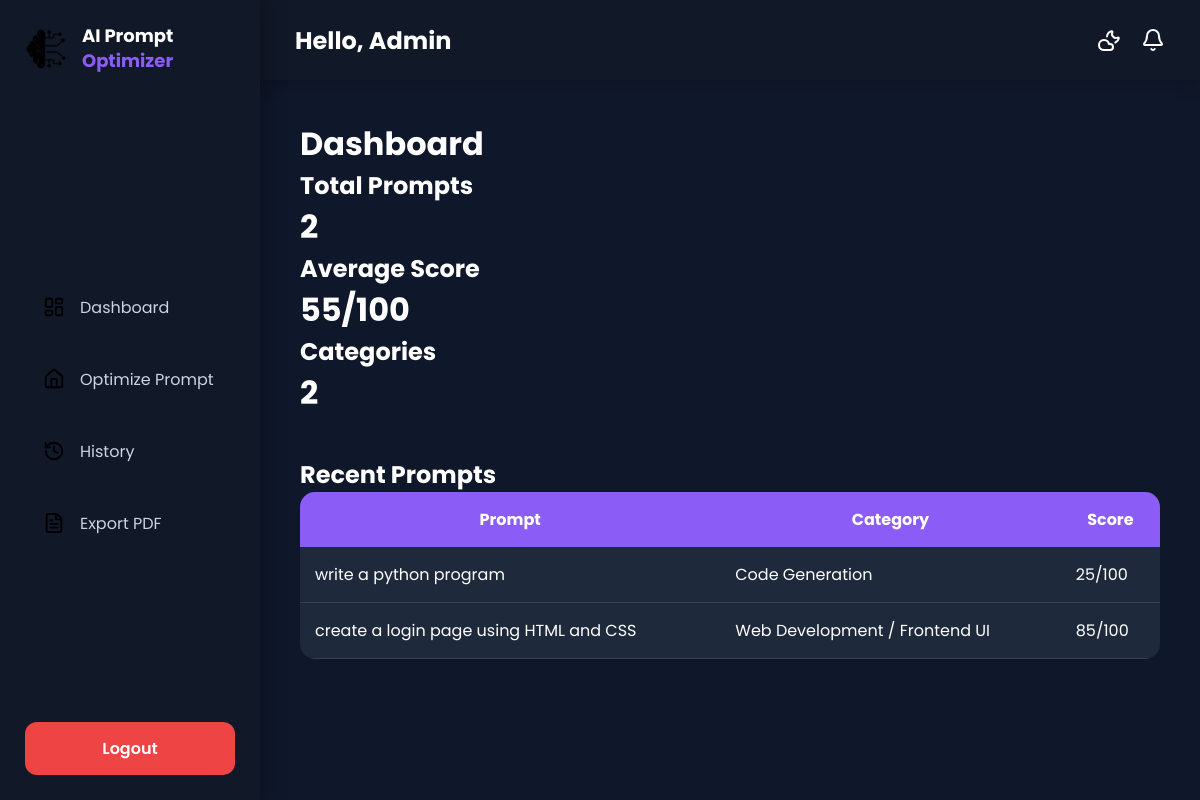
/dashboard/ (signed in), run on an earlier commit of the app's database.
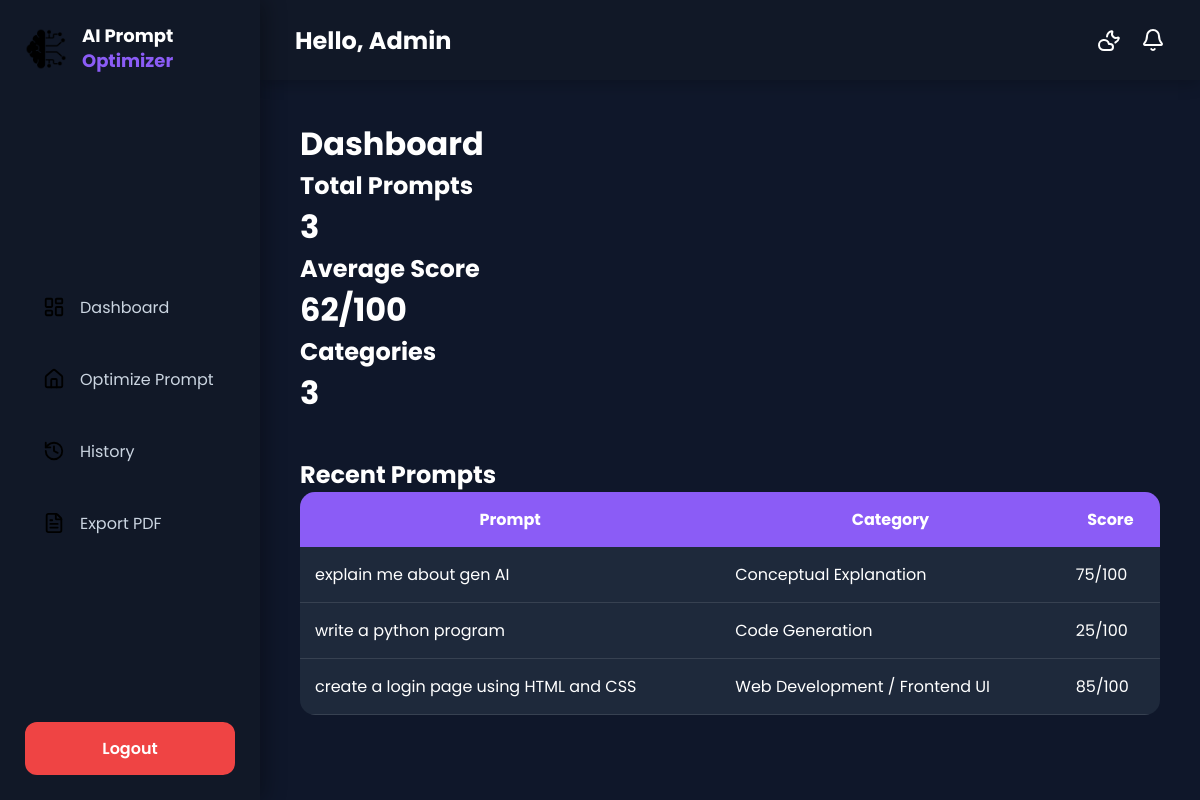
And on a later commit of the database.
### optimizer/models.py (models this page shows, shortened)
class PromptHistory(models.Model):
    user = models.ForeignKey(User,on_delete=models.CASCADE)
    original_prompt = models.TextField()
    optimized_prompt = models.TextField()
    quality_score = models.IntegerField()
    category = models.CharField(max_length=100)
    created_at = models.DateTimeField(auto_now_add=True)

### optimizer/views.py (the view)
# urls.py: path("dashboard/", views.dashboard, name="dashboard"),
@login_required
def dashboard(request):
    prompts = PromptHistory.objects.filter(user=request.user)
    total_prompts = prompts.count()
    average_score = prompts.aggregate(
        Avg("quality_score")
    )["quality_score__avg"]
    total_categories = prompts.values(
        "category"
    ).distinct().count()
    recent_prompts = prompts.order_by("-created_at")[:5]
    context = {
        "total_prompts": total_prompts,
        "average_score": round(average_score or 0),
        "total_categories": total_categories,
        "recent_prompts": recent_prompts,
    }
    return render(request, "dashboard.html", context)

### templates/dashboard.html (shortened to what this page needs)
{% extends 'base.html' %}
{% block content %}
<h1>Dashboard</h1>
<div class="dashboard">
    <div class="card-box">
        <h2>Total Prompts</h2>
        <h1>{{ total_prompts }}</h1>
    </div>
    <div class="card-box">
        <h2>Average Score</h2>
        <h1>{{ average_score }}/100</h1>
    </div>
    <div class="card-box">
        <h2>Categories</h2>
        <h1>{{ total_categories }}</h1>
    </div>
</div>
<h2 style="margin-top:40px;">Recent Prompts</h2>
<table class="history-table">
<tr>
    <th>Prompt</th>
    <th>Category</th>
    <th>Score</th>
</tr>
{% for prompt in recent_prompts %}
<tr>
    <td>{{ prompt.original_prompt }}</td>
    <td>{{ prompt.category }}</td>
    <td>{{ prompt.quality_score }}/100</td>
</tr>
{% empty %}
<tr>
    <td colspan="3">No prompts found.</td>
</tr>
{% endfor %}
</table>
{% endblock %}

What changed in the data, as far as the page shows it:
added PromptHistory: original_prompt "explain me about gen AI", category "Conceptual Explanation", quality_score "75"
Also different on the page:
{{ total_prompts }}: "2" → "3"
{{ average_score }}: "55" → "62"
{{ total_categories }}: "2" → "3"
